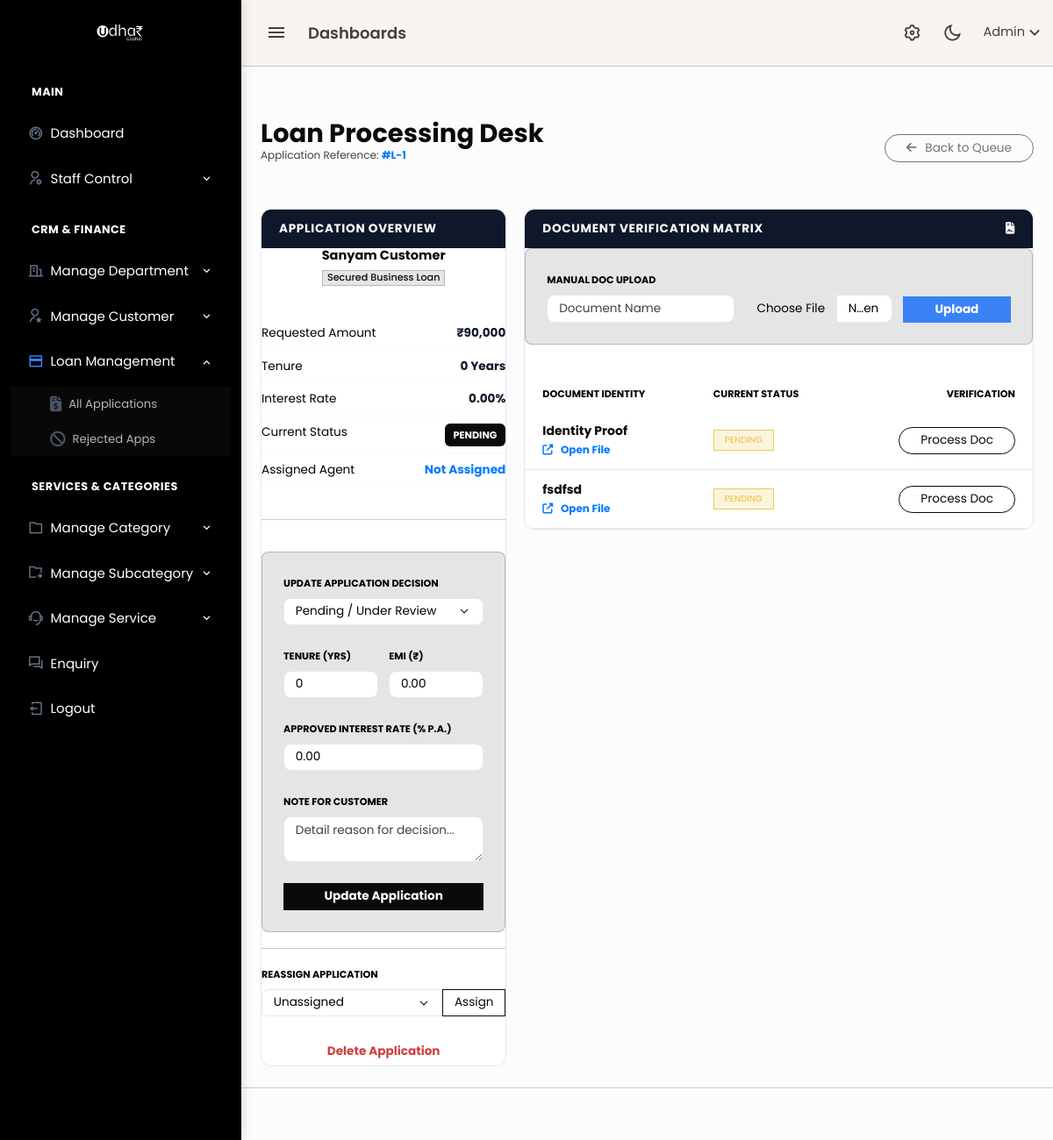
The app's page /admin/loan_view.php?id=1 (signed in), older data.
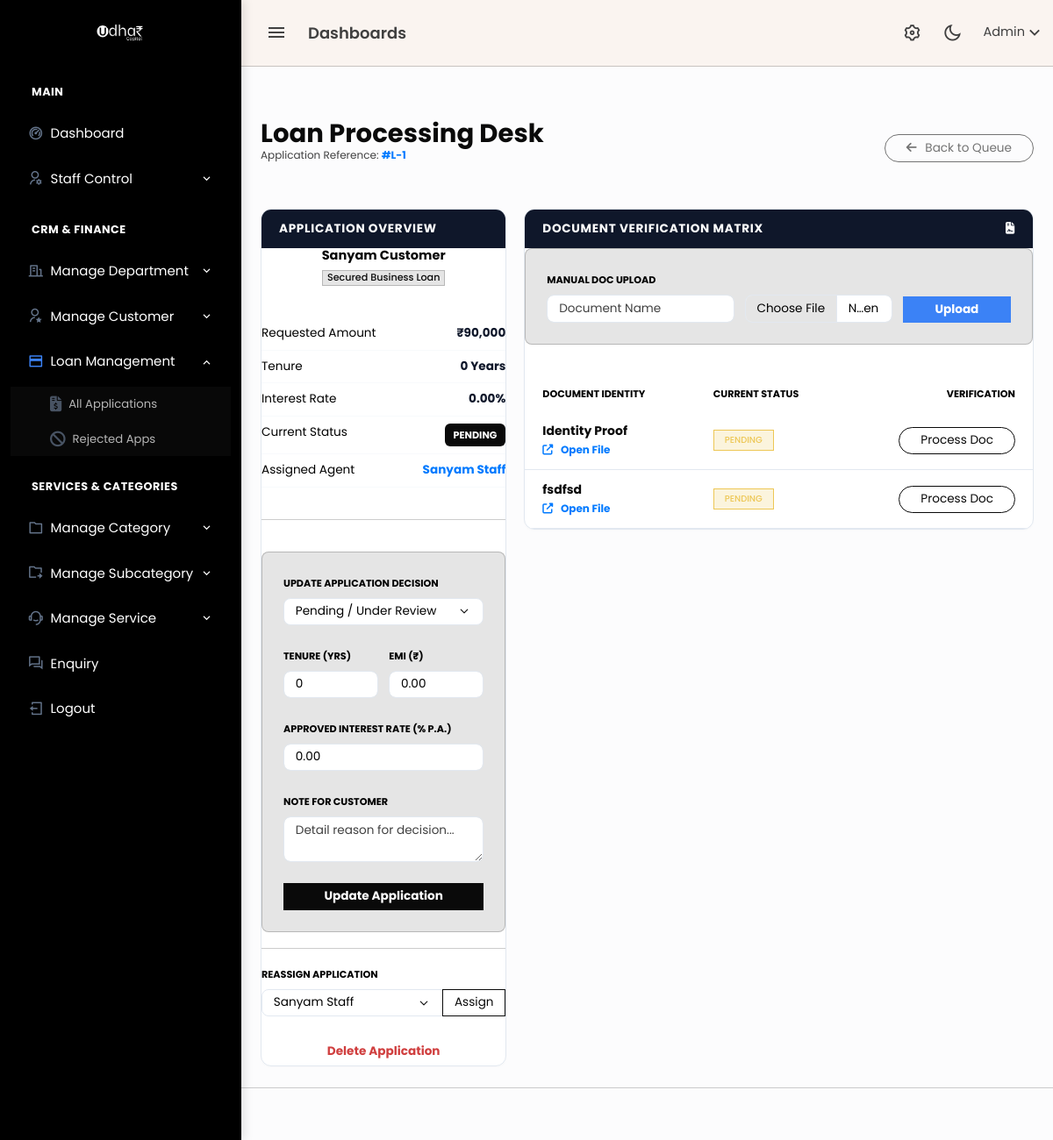
The same page, newer data.
### tables this page shows
CREATE TABLE `loan_applications` (
  `id` bigint(20) UNSIGNED NOT NULL,
  `customer_id` bigint(20) UNSIGNED NOT NULL,
  `service_id` bigint(20) UNSIGNED NOT NULL,
  `assigned_staff_id` bigint(20) UNSIGNED DEFAULT NULL,
  `assigned_by` bigint(20) UNSIGNED DEFAULT NULL,
  `assigned_at` timestamp NULL DEFAULT NULL,
  `interest_rate` decimal(5,2) NOT NULL DEFAULT 0.00,
  `requested_amount` decimal(15,2) NOT NULL,
  `tenure_years` int(11) NOT NULL,
  `emi_amount` decimal(15,2) NOT NULL,
  `status` enum('pending','approved','rejected','disbursed') DEFAULT 'pending',
  `created_at` timestamp NOT NULL DEFAULT current_timestamp(),
  `rejection_note` text DEFAULT NULL
);

CREATE TABLE `customers` (
  `id` bigint(20) UNSIGNED NOT NULL,
  `full_name` varchar(255) NOT NULL,
  `email` varchar(255) NOT NULL,
  `phone` varchar(20) NOT NULL,
  `password` varchar(255) NOT NULL,
  `aadhaar_number` varchar(20) DEFAULT NULL,
  `status` enum('active','blocked') DEFAULT 'active',
  `created_at` timestamp NOT NULL DEFAULT current_timestamp(),
  `updated_at` timestamp NOT NULL DEFAULT current_timestamp() ON UPDATE current_timestamp()
);

CREATE TABLE `services` (
  `id` bigint(20) UNSIGNED NOT NULL,
  `category_id` bigint(20) UNSIGNED NOT NULL,
  `sub_category_id` bigint(20) UNSIGNED NOT NULL,
  `service_name` varchar(255) NOT NULL,
  `title` varchar(255) NOT NULL,
  `slug` varchar(255) NOT NULL,
  `short_description` text DEFAULT NULL,
  `long_description` longtext DEFAULT NULL,
  `hero_image` varchar(255) DEFAULT NULL,
  `created_at` timestamp NULL DEFAULT current_timestamp(),
  `updated_at` timestamp NULL DEFAULT current_timestamp() ON UPDATE current_timestamp()
);

CREATE TABLE `staff` (
  `id` bigint(20) UNSIGNED NOT NULL,
  `name` varchar(255) NOT NULL,
  `email` varchar(255) NOT NULL,
  `password` varchar(255) NOT NULL,
  `department_id` int(11) DEFAULT NULL,
  `created_by` bigint(20) UNSIGNED DEFAULT NULL,
  `status` enum('active','inactive') DEFAULT 'active',
  `created_at` timestamp NOT NULL DEFAULT current_timestamp(),
  `role_id` int(11) DEFAULT NULL
);

### admin/loan_view.php (the view, shortened to what the changed rows need)
<?php
include 'header.php';
echo '<link rel="stylesheet" href="https://cdnjs.cloudflare.com/ajax/libs/font-awesome/6.4.2/css/all.min.css">';
$loan_id = (int)$_GET['id'];
$staff_list = [];
$staff_res = mysqli_query($conn, "SELECT id, name FROM staff WHERE status='active' ORDER BY name");
while ($s = mysqli_fetch_assoc($staff_res)) {
    $staff_list[] = $s;
}
$loan_sql = "SELECT l.*, c.full_name, c.email, c.phone, s.service_name, st.name AS staff_name
             FROM loan_applications l
             JOIN customers c ON l.customer_id = c.id
             JOIN services s ON l.service_id = s.id
             LEFT JOIN staff st ON l.assigned_staff_id = st.id
             WHERE l.id = $loan_id";
$loan = mysqli_fetch_assoc(mysqli_query($conn, $loan_sql));
?>
<div class="content-page">
    <div class="content">
        <div class="container-fluid pt-4">
            <div class="d-flex justify-content-between align-items-center mb-4">
                <div>
                    <h2 class="fw-bold text-dark mb-0">Loan Processing Desk</h2>
                    <p class="text-muted small">Application Reference: <span class="fw-bold text-primary">#L-<?= $loan['id'] ?></span></p>
                </div>
            </div>
            <div class="row">
                <div class="col-lg-4">
                    <div class="card-modern">
                        <div class="card-body">
                            <div class="text-center mb-4">
                                <h5 class="fw-bold text-dark mb-1"><?= htmlspecialchars($loan['full_name']) ?></h5>
                                <span class="badge bg-light text-dark border"><?= htmlspecialchars($loan['service_name']) ?></span>
                            </div>
                            <div class="data-item"><span class="data-label">Requested Amount</span><span class="data-value">₹<?= number_format($loan['requested_amount']) ?></span></div>
                            <div class="data-item"><span class="data-label">Tenure</span><span class="data-value"><?= $loan['tenure_years'] ?> Years</span></div>
                            <div class="data-item"><span class="data-label">Interest Rate</span><span class="data-value"><?= number_format((float)$loan['interest_rate'], 2) ?>%</span></div>
                            <div class="data-item">
                                <span class="data-label">Current Status</span>
                                <span class="badge-status bg-dark text-white"><?= strtoupper($loan['status']) ?></span>
                            </div>
                            <div class="data-item">
                                <span class="data-label">Assigned Agent</span>
                                <span class="data-value text-primary"><?= $loan['staff_name'] ? htmlspecialchars($loan['staff_name']) : 'Not Assigned' ?></span>
                            </div>
                            <form action="db/loan_handler.php" method="POST" class="bg-light p-3 rounded-3 border">
                                <div class="mb-3">
                                    <label class="form-label">Update Application Decision</label>
                                    <select name="status" class="form-select form-select-sm" required>
                                        <option value="pending" <?= $loan['status']=='pending'?'selected':'' ?>>Pending / Under Review</option>
                                    </select>
                                </div>
                                <div class="row g-2 mb-3">
                                    <div class="col-6">
                                        <label class="form-label">Tenure (Yrs)</label>
                                        <input type="number" name="tenure_years" class="form-control form-control-sm" value="<?= $loan['tenure_years'] ?>">
                                    </div>
                                    <div class="col-6">
                                        <label class="form-label">EMI (₹)</label>
                                        <input type="number" name="emi_amount" class="form-control form-control-sm" value="<?= $loan['emi_amount'] ?>">
                                    </div>
                                </div>
                                <div class="mb-3">
                                    <label class="form-label">Approved Interest Rate (% p.a.)</label>
                                    <input type="number" step="0.01" name="interest_rate" class="form-control form-control-sm" value="<?= htmlspecialchars($loan['interest_rate']) ?>">
                                </div>
                            </form>
                            <form action="db/loan_handler.php" method="POST">
                                <div class="input-group">
                                    <select name="staff_id" class="form-select form-select-sm">
                                        <option value="0">Unassigned</option>
                                        <?php foreach ($staff_list as $staff) { ?>
                                            <option value="<?= $staff['id'] ?>" <?= ($loan['assigned_staff_id'] == $staff['id']) ? 'selected' : '' ?>>
                                                <?= htmlspecialchars($staff['name']) ?>
                                            </option>
                                        <?php } ?>
                                    </select>
                                    <button class="btn btn-outline-dark btn-sm">Assign</button>
                                </div>
                            </form>
                        </div>
                    </div>
                </div>
                <div class="col-lg-8">
                    <div class="card-modern">
                        <div class="card-body">
                            <div class="table-responsive">
                                <table class="table table-modern mb-0">
                                    <thead>
                                        <tr>
                                            <th>Document Identity</th>
                                            <th>Current Status</th>
                                            <th class="text-end">Verification</th>
                                        </tr>
                                    </thead>
                                </table>
                            </div>
                        </div>
                    </div>
                </div>
            </div>
        </div>
    </div>
</div>
<?php include 'footer.php'; ?>

Row changes from the older to the newer data that the page shows:
changed loan_applications "PENDING": staff.name (not shown) → "Sanyam Staff"; staff_id (not shown) → "Sanyam Staff"
Text that changed along with them:
form field staff_id: "Unassigned" → (not shown)
text no longer shown: "Not Assigned"
